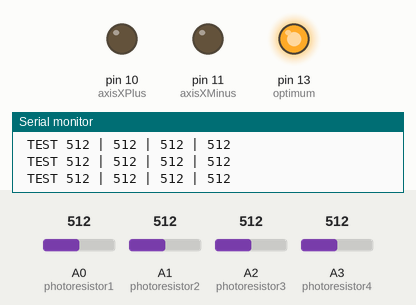
Simulated run of this sketch. Board: Arduino Uno, built with avr-gcc and run on an emulated ATmega328P. Parts: output pins drawn as LEDs (lit = HIGH), the last lines printed to the serial monitor. Dashed ring = blinking. The inputs (shaded band) are chosen by the test bench; at power-on: A1 (photoresistor2) = 512, A3 (photoresistor4) = 512, A0 (photoresistor1) = 512, A2 (photoresistor3) = 512.

Above: at 1.2 s.
1.3 s: A1 (photoresistor2) set to 555
At 1.56 s:
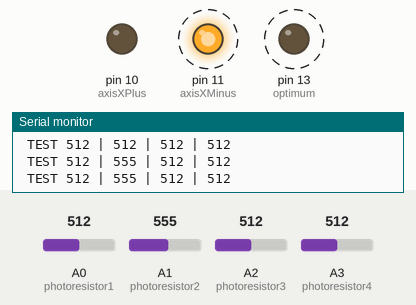
4.3 s: A3 (photoresistor4) set to 519
7.3 s: A3 (photoresistor4) set to 536
At 7.45 s:
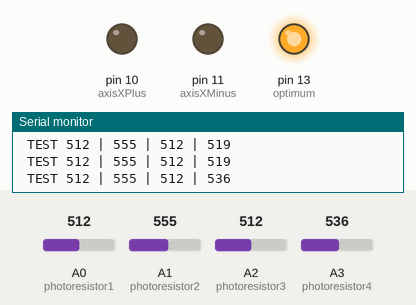
10.3 s: A1 (photoresistor2) set to 518
13.3 s: A1 (photoresistor2) set to 496
At 13.57 s:
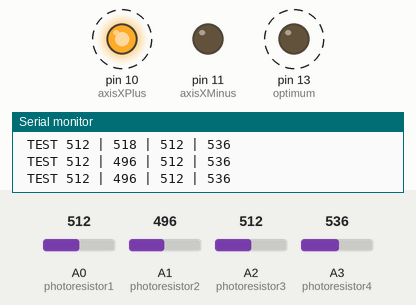
16.3 s: A1 (photoresistor2) set to 716
At 16.49 s:
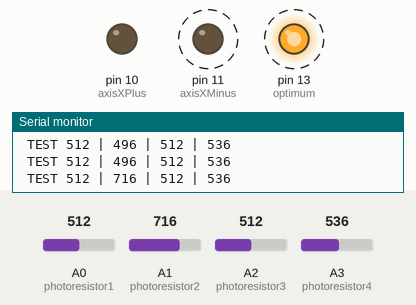
Timing chart, 0 to 20.3 s (numbered marks = the images above; inputs shaded):
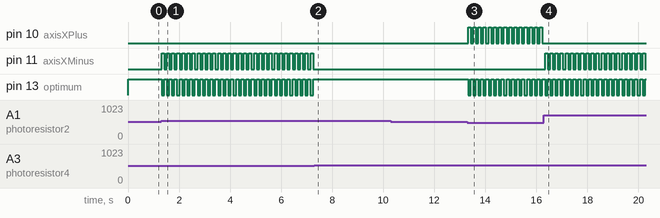

Measured:
- the behaviour switches between 541 and 542 on A1 (photoresistor2) (found by bisection; images 0 and 1)
- the behaviour switches between 525 and 526 on A3 (photoresistor4) (found by bisection; images 1 and 2)
- the behaviour switches between 507 and 506 on A1 (photoresistor2) (found by bisection; images 2 and 3)
- after the input at 1.3 s, pin 11 (axisXMinus), pin 13 (optimum): alternates HIGH for 0.10 s and LOW for 0.10 s, starting at once
- after the input at 7.3 s, pin 11 (axisXMinus): stops changing and stays LOW; pin 13 (optimum): stops changing and stays HIGH
- after the input at 13.3 s, pin 10 (axisXPlus), pin 13 (optimum): alternates HIGH for 0.10 s and LOW for 0.10 s, starting at once
- after the input at 16.3 s, pin 10 (axisXPlus): stops changing and stays LOW; pin 11 (axisXMinus): alternates HIGH for 0.10 s and LOW for 0.10 s, starting at once

The sketch:

SolarTracker_photoresistor.ino
```cpp
/* Robert Masiuk
   Test Program
*/
int photoresistor1 = A0;
int photoresistor2 = A1;
int photoresistor3 = A2;
int photoresistor4 = A3;

int optimum = 13;
int sensorValuePhotoresistor1 = 0;
int sensorValuePhotoresistor2 = 0;
int sensorValuePhotoresistor3 = 0;
int sensorValuePhotoresistor4 = 0;

int axisXPlus = 10;
int axisXMinus = 11;

int sensitiveness;

int total = 0;


void setup() {

  pinMode(optimum, OUTPUT);
  pinMode(axisXPlus, OUTPUT);
  pinMode(axisXMinus, OUTPUT);

  Serial.begin(9600);
}

void loop() {

  sensorValuePhotoresistor1 = analogRead(photoresistor1);
  sensorValuePhotoresistor2 = analogRead(photoresistor2);
  sensorValuePhotoresistor3 = analogRead(photoresistor3);
  sensorValuePhotoresistor4 = analogRead(photoresistor4);

  //  total = sensorValuePhotoresistor1 + sensorValuePhotoresistor2 + sensorValuePhotoresistor3 + sensorValuePhotoresistor4;
  //
  //  total = total / 4;
  //  Serial.println(total);
  //  if (sensorValuePhotoresistor1 >= 180) {
  //    Serial.println("test");
  //    digitalWrite(optimum, HIGH);
  //  }
  //  if (sensorValuePhotoresistor1 >= 180) {
  //    Serial.println("test");
  //    digitalWrite(optimum, HIGH);
  //  }
  //

  // ONE AXIS PIN ANALOG 3&1
  sensitiveness = 30;
  if (sensorValuePhotoresistor2 >= 150 || sensorValuePhotoresistor4 >= 150)// CHECK "IF DAY, DO"
  {
    Serial.print(" TEST ");

    if (sensorValuePhotoresistor2 >= (sensorValuePhotoresistor4 + sensitiveness)) {
      digitalWrite(axisXPlus, LOW);
      digitalWrite(axisXMinus, HIGH);
      digitalWrite(optimum, LOW);
        delay(100);
    }
    else if(sensorValuePhotoresistor4 >= (sensorValuePhotoresistor2 + sensitiveness)) {
      digitalWrite(axisXPlus, HIGH);
      digitalWrite(axisXMinus, LOW);
      digitalWrite(optimum, LOW);
        delay(100);
    }


  }

     if((sensorValuePhotoresistor2 - sensitiveness) <= sensorValuePhotoresistor4 <= (sensorValuePhotoresistor2 + sensitiveness)) {
      digitalWrite(axisXPlus, LOW);
      digitalWrite(axisXMinus, LOW);
      digitalWrite(optimum, HIGH);
    }


  Serial.print(sensorValuePhotoresistor1);
  Serial.print(" | ");
  Serial.print(sensorValuePhotoresistor2);
  Serial.print(" | ");
  Serial.print(sensorValuePhotoresistor3);
  Serial.print(" | ");
  Serial.println(sensorValuePhotoresistor4);
  delay(100);
  digitalWrite(optimum, LOW);

}
```
